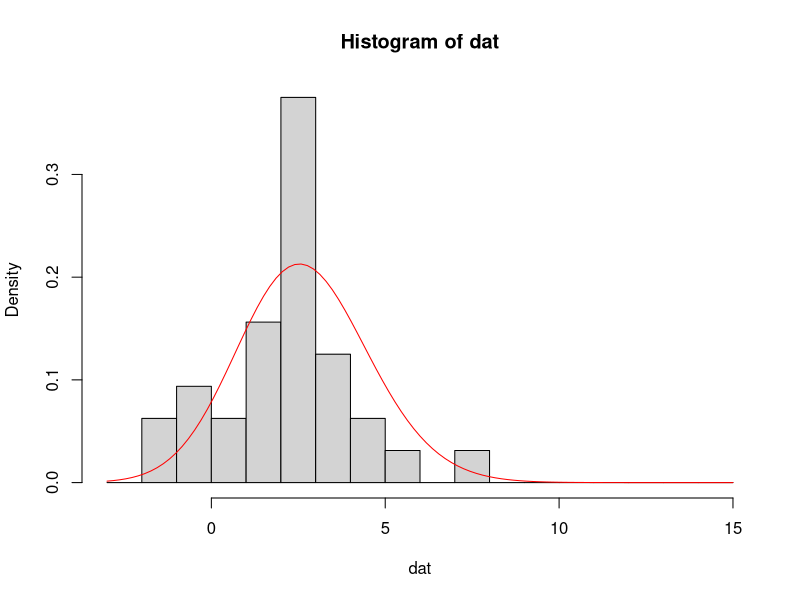

This figure's R source: (Note: this script raises an error after producing the figure.)
library(sn)
library(readr)
library(data.table)
library(fitdistrplus)
set.seed(321)

setwd('C:/Users/Sony/Desktop/VOC617/serial interval')

# load data
casePair.VOC <- fread('householdPair_b.1.617.2.csv') # household transmission pair infected with B.1.617.2 variant
casePair.preLD <- fread('householdPair_preLD.csv') # household transmission pair infected prior to partial lockdown

# prepare list of serial interval observed prior to partial lockdown stratified by duration from onset to isolation 
t=sort(casePair.preLD[,unique(ONSET_TO_ISOLATION_INFECTOR)])

listSerial = lapply(1:(max(t)+1), function(i){
  casePair.preLD[ONSET_TO_ISOLATION_INFECTOR==i-1, SERIAL_INT]
})

# for each duration of onset to isolation observed in recent B.1.617.2 household infector, 
# sample the equivalent serial interval observed prior to the partial lockdown and calculate the differences
sampleSerialInt = data.table(ITER = rep(1:1000, each = casePair.VOC[,.N]),
                             ONSET_TO_ISOLATION = rep(casePair.VOC[,ONSET_TO_ISOLATION_INFECTOR], times = 1000))
sampleSerialInt[, SERIAL_INTERVAL_PRE_LD := sample(listSerial[[(ONSET_TO_ISOLATION+1)]], 1, replace = T), 
                by = seq_len(nrow(sampleSerialInt))]


# test fit parameteric distribution 
dat = sampleSerialInt[ITER == 1, SERIAL_INTERVAL_PRE_LD]
skew_mod <-  selm(dat ~ 1) # selm is "skew-elliptic lm"
summary(skew_mod)

hist(dat,prob=TRUE,breaks = seq(-3,15,1))
plot(function(x) dsn(x, dp=skew_mod@param$dp), from=-3, to=15, col="red", add=TRUE)

# fit parametric distribution for each iteration's samples
# calculate pmf and cdf
fitSerialInt.preLD = lapply(1:1000, function(i){
  
  x = sampleSerialInt[ITER == i, SERIAL_INTERVAL_PRE_LD]
  skew_mod =  selm(x ~ 1) # selm is "skew-elliptic lm"
  fit = dsn(-3:15, dp=skew_mod@param$dp)
  fit = fit/sum(fit)
  
  return(list(skew_mod@param$dp, fit))
  
})

distSerialInt = data.table(ITER = rep(1:1000, each = length(-3:15)), 
                           SERIAL_INTERVAL = rep(-3:15, times = 1000),
                           PMF_PRE_LD = unlist(lapply(fitSerialInt.preLD, `[[`, 2)))
distSerialInt[,CDF_PRE_LD:=cumsum(PMF_PRE_LD), by=.(ITER)]



# mean and 95%CI of the mean of serial intervals sampled from pre lockdown cases for all iterations
distSerialInt[,MEAN_PRE_LD:=PMF_PRE_LD*SERIAL_INTERVAL]
mean_mean.preLD = mean(distSerialInt[,sum(MEAN_PRE_LD), by=.(ITER)]$V1)
ci_mean.preLD = quantile(distSerialInt[,sum(MEAN_PRE_LD), by=.(ITER)]$V1, probs = c(0.025,0.975))

# mean serial  interval of B.1.617.2 cases 
mean_VOC = mean(casePair.VOC$SERIAL_INT)

# differences in mean
difference.in.mean = mean_VOC - distSerialInt[,sum(MEAN_PRE_LD), by=.(ITER)]$V1
mean_difference.in.mean = mean(difference.in.mean)
ci_difference.in.mean = quantile(difference.in.mean, probs = c(0.025,0.975))

output_mean = c(mean_VOC, mean_mean.preLD, ci_mean.preLD, mean_difference.in.mean, ci_difference.in.mean)

# mean and 95%CI of the median of serial intervals sampled from pre lockdown cases for all iterations
mean_median.preLD = mean(distSerialInt[CDF_PRE_LD>=0.5, min(SERIAL_INTERVAL), by=.(ITER)]$V1)
table(distSerialInt[CDF_PRE_LD>=0.5, min(SERIAL_INTERVAL), by=.(ITER)]$V1)
ci_median.preLD = quantile(distSerialInt[CDF_PRE_LD>=0.5, min(SERIAL_INTERVAL), by=.(ITER)]$V1, probs = c(0.025,0.975))

# median serial  interval of B.1.617.2 cases 
median_VOC = median(casePair.VOC$SERIAL_INT)

# differences in median
difference.in.median = median_VOC - distSerialInt[CDF_PRE_LD>=0.5, min(SERIAL_INTERVAL), by=.(ITER)]$V1 
mean_difference.in.median = mean(difference.in.median)
ci_difference.in.median = quantile(difference.in.median, probs = c(0.025,0.975))

output_median = c(median_VOC, mean_median.preLD, ci_median.preLD, mean_difference.in.median, ci_difference.in.median)

# mean and 95%CI of the mode of serial intervals sampled from pre lockdown cases for all iterations
t = -3:15
t[distSerialInt[,which.max(PMF_PRE_LD), by=.(ITER)]$V1]
mean_mode.preLD = mean(t[distSerialInt[,which.max(PMF_PRE_LD), by=.(ITER)]$V1])
table(t[distSerialInt[,which.max(PMF_PRE_LD), by=.(ITER)]$V1])
ci_mode.preLD = quantile(t[distSerialInt[,which.max(PMF_PRE_LD), by=.(ITER)]$V1], probs = c(0.025,0.975))

# mode of the serial  interval distribution of B.1.617.2 cases 
mode_VOC = 2
  
# differences in mode
difference.in.mode = mode_VOC - t[distSerialInt[,which.max(PMF_PRE_LD), by=.(ITER)]$V1] 
mean_difference.in.mode = mean(difference.in.mode)
ci_difference.in.mode = quantile(difference.in.mode, probs = c(0.025,0.975))

output_mode = c(mode_VOC, mean_mode.preLD, ci_mode.preLD, mean_difference.in.mode, ci_difference.in.mode)


# prep distribution data for plots
distSerialInt = distSerialInt[,.(mean(PMF_PRE_LD), quantile(PMF_PRE_LD, probs = 0.025), quantile(PMF_PRE_LD, probs = 0.975),
                                 mean(CDF_PRE_LD), quantile(CDF_PRE_LD, probs = 0.025), quantile(CDF_PRE_LD, probs = 0.975)),
                              by=.(SERIAL_INTERVAL)]
setnames(distSerialInt, 
         c('SERIAL_INTERVAL', 'PMF_PRE_LD_MEAN', 'PMF_PRE_LD_LOWER_CI', 'PMF_PRE_LD_UPPER_CI', 
           'CDF_PRE_LD_MEAN', 'CDF_PRE_LD_LOWER_CI', 'CDF_PRE_LD_UPPER_CI'))


# prep summary table
outputTable = rbind(output_mean, output_median, output_mode)
outputTable = signif(outputTable,2)
colnames(outputTable) = NULL
outputTable = as.data.table(outputTable, keep.rownames=T)

outputTable$rn = c('Mean', 'Median', 'Mode')
outputTable$V2 = paste(outputTable$V2, ' (', outputTable$V3, '-', outputTable$V4, ')', sep = '')
outputTable$V5 = paste(outputTable$V5, ' (', outputTable$V6, '-', outputTable$V7, ')', sep = '')
outputTable$V3 = outputTable$V4 = outputTable$V6 = outputTable$V7 = NULL

colnames(outputTable) = c('Summary statistic', 'Observed in B.1.617.2 cases', 'Bootstrap sample mean (95% CI)', 'Differenc (95% CI)')
write.csv(outputTable, 'C:/Users/Sony/Desktop/VOC617/supp_table.csv', row.names = F)
